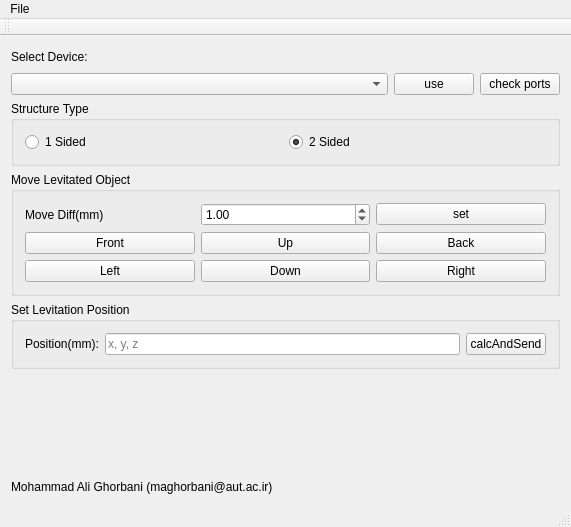
<?xml version="1.0" encoding="UTF-8"?>
<ui version="4.0">
 <class>MainWindow</class>
 <widget class="QMainWindow" name="MainWindow">
  <property name="geometry">
   <rect>
    <x>0</x>
    <y>0</y>
    <width>571</width>
    <height>527</height>
   </rect>
  </property>
  <property name="windowTitle">
   <string>MainWindow</string>
  </property>
  <widget class="QWidget" name="centralWidget">
   <layout class="QVBoxLayout" name="verticalLayout_3">
    <item>
     <layout class="QHBoxLayout" name="horizontalLayout" stretch="0,0">
      <item>
       <widget class="QLabel" name="label">
        <property name="text">
         <string>Select Device:</string>
        </property>
       </widget>
      </item>
      <item>
       <spacer name="horizontalSpacer">
        <property name="orientation">
         <enum>Qt::Horizontal</enum>
        </property>
        <property name="sizeHint" stdset="0">
         <size>
          <width>40</width>
          <height>20</height>
         </size>
        </property>
       </spacer>
      </item>
     </layout>
    </item>
    <item>
     <layout class="QHBoxLayout" name="horizontalLayout_2" stretch="10,1,1">
      <item>
       <widget class="QComboBox" name="comboBox_ports"/>
      </item>
      <item>
       <widget class="QPushButton" name="pushButton_use">
        <property name="text">
         <string>use</string>
        </property>
       </widget>
      </item>
      <item>
       <widget class="QPushButton" name="pushButton_reset">
        <property name="text">
         <string>check ports</string>
        </property>
       </widget>
      </item>
     </layout>
    </item>
    <item>
     <widget class="QGroupBox" name="groupBox_3">
      <property name="title">
       <string>Structure Type</string>
      </property>
      <layout class="QHBoxLayout" name="horizontalLayout_4">
       <item>
        <widget class="QRadioButton" name="radioButton_structure_1">
         <property name="text">
          <string>1 Sided</string>
         </property>
         <property name="checked">
          <bool>false</bool>
         </property>
        </widget>
       </item>
       <item>
        <widget class="QRadioButton" name="radioButton_structure_2">
         <property name="text">
          <string>2 Sided</string>
         </property>
         <property name="checked">
          <bool>true</bool>
         </property>
        </widget>
       </item>
      </layout>
     </widget>
    </item>
    <item>
     <widget class="QGroupBox" name="groupBox">
      <property name="title">
       <string>Move Levitated Object</string>
      </property>
      <layout class="QVBoxLayout" name="verticalLayout_2">
       <item>
        <layout class="QGridLayout" name="gridLayout_2">
         <item row="2" column="2">
          <widget class="QPushButton" name="pushButton_Right">
           <property name="text">
            <string>Right</string>
           </property>
          </widget>
         </item>
         <item row="2" column="0">
          <widget class="QPushButton" name="pushButton_Left">
           <property name="text">
            <string>Left</string>
           </property>
          </widget>
         </item>
         <item row="1" column="1">
          <widget class="QPushButton" name="pushButton_Up">
           <property name="text">
            <string>Up</string>
           </property>
          </widget>
         </item>
         <item row="2" column="1">
          <widget class="QPushButton" name="pushButton_Down">
           <property name="text">
            <string>Down</string>
           </property>
          </widget>
         </item>
         <item row="1" column="0">
          <widget class="QPushButton" name="pushButton_Front">
           <property name="text">
            <string>Front</string>
           </property>
          </widget>
         </item>
         <item row="1" column="2">
          <widget class="QPushButton" name="pushButton_Back">
           <property name="text">
            <string>Back</string>
           </property>
          </widget>
         </item>
         <item row="0" column="0">
          <widget class="QLabel" name="label_3">
           <property name="text">
            <string>Move Diff(mm)</string>
           </property>
          </widget>
         </item>
         <item row="0" column="1">
          <widget class="QDoubleSpinBox" name="doubleSpinBox">
           <property name="maximum">
            <double>1.500000000000000</double>
           </property>
           <property name="singleStep">
            <double>0.100000000000000</double>
           </property>
           <property name="value">
            <double>1.000000000000000</double>
           </property>
          </widget>
         </item>
         <item row="0" column="2">
          <widget class="QPushButton" name="pushButton_setMoveDiff">
           <property name="text">
            <string>set</string>
           </property>
          </widget>
         </item>
        </layout>
       </item>
      </layout>
     </widget>
    </item>
    <item>
     <widget class="QGroupBox" name="groupBox_2">
      <property name="title">
       <string>Set Levitation Position</string>
      </property>
      <layout class="QVBoxLayout" name="verticalLayout_4">
       <item>
        <layout class="QHBoxLayout" name="horizontalLayout_3">
         <item>
          <widget class="QLabel" name="label_2">
           <property name="text">
            <string>Position(mm):</string>
           </property>
          </widget>
         </item>
         <item>
          <widget class="QLineEdit" name="lineEdit_position">
           <property name="placeholderText">
            <string>x, y, z</string>
           </property>
          </widget>
         </item>
         <item>
          <widget class="QPushButton" name="pushButton_calcAndSend">
           <property name="text">
            <string>calcAndSend</string>
           </property>
          </widget>
         </item>
        </layout>
       </item>
      </layout>
     </widget>
    </item>
    <item>
     <spacer name="verticalSpacer">
      <property name="orientation">
       <enum>Qt::Vertical</enum>
      </property>
      <property name="sizeHint" stdset="0">
       <size>
        <width>20</width>
        <height>40</height>
       </size>
      </property>
     </spacer>
    </item>
    <item>
     <widget class="QLabel" name="label_4">
      <property name="text">
       <string>Mohammad Ali Ghorbani (maghorbani@aut.ac.ir)</string>
      </property>
     </widget>
    </item>
   </layout>
  </widget>
  <widget class="QMenuBar" name="menuBar">
   <property name="geometry">
    <rect>
     <x>0</x>
     <y>0</y>
     <width>571</width>
     <height>22</height>
    </rect>
   </property>
   <widget class="QMenu" name="menuFile">
    <property name="title">
     <string>File</string>
    </property>
    <addaction name="actionLoad_Struct"/>
   </widget>
   <addaction name="menuFile"/>
  </widget>
  <widget class="QToolBar" name="mainToolBar">
   <attribute name="toolBarArea">
    <enum>TopToolBarArea</enum>
   </attribute>
   <attribute name="toolBarBreak">
    <bool>false</bool>
   </attribute>
  </widget>
  <widget class="QStatusBar" name="statusBar"/>
  <action name="actionLoad_Struct">
   <property name="text">
    <string>Load Struct</string>
   </property>
   <property name="shortcut">
    <string>Ctrl+O</string>
   </property>
  </action>
 </widget>
 <layoutdefault spacing="6" margin="11"/>
 <resources/>
 <connections/>
</ui>
